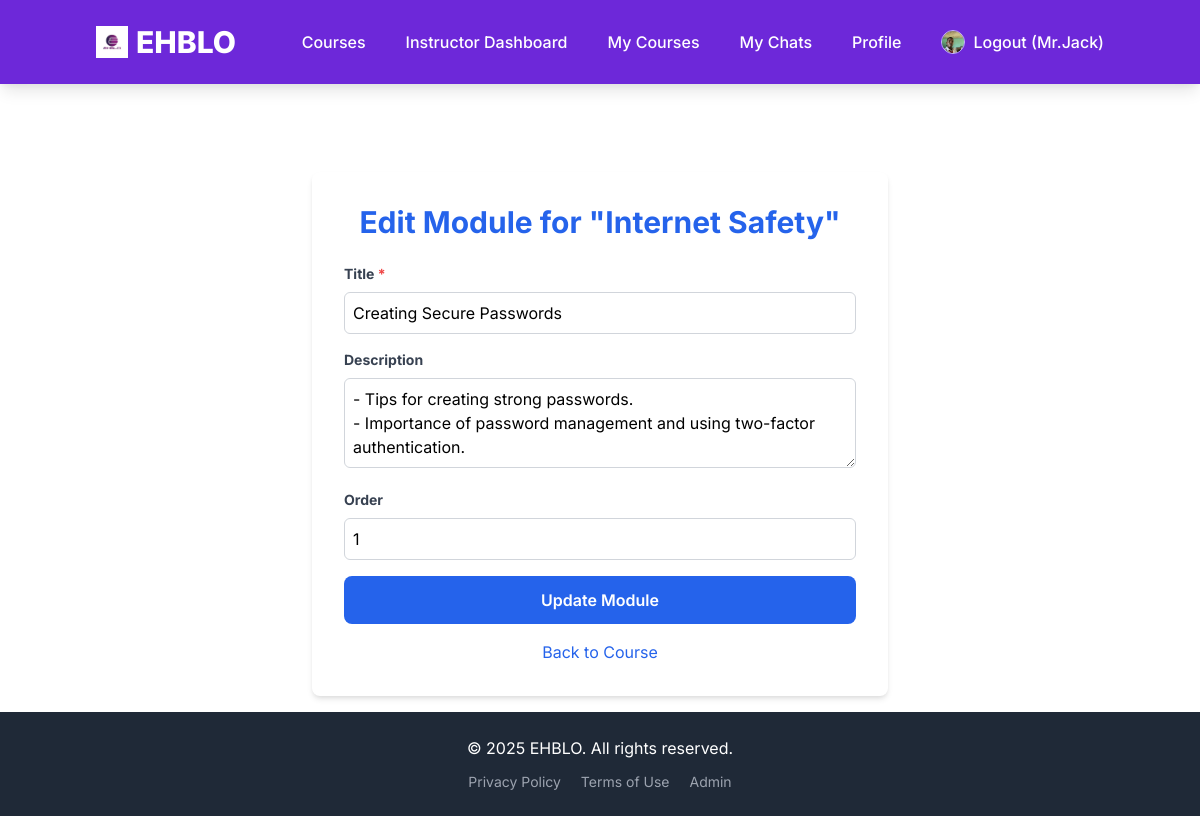
Page /courses/6/module/4/edit/ (signed in) on the committed database.
### users/models.py (models this page shows, shortened)
class CustomUser(AbstractUser):
    USER_TYPE_CHOICES = (
        ("student", "Student"),
        ("instructor", "Instructor"),
    )
    user_type = models.CharField(max_length=20, choices=USER_TYPE_CHOICES, default="student")
    bio = models.TextField(blank=True, null=True)
    profile_picture = models.ImageField(upload_to='profile_pics/', blank=True, null=True)
    phone_number = models.CharField(max_length=20, blank=True, null=True)
    country = models.CharField(max_length=100, blank=True, null=True)
    class Meta:
        verbose_name = "User"
        verbose_name_plural = "Users"

### courses/models.py (models this page shows, shortened)
class Course(models.Model):
    instructor = models.ForeignKey(settings.AUTH_USER_MODEL,
                                   on_delete=models.CASCADE,
                                   related_name='courses_created',
                                   limit_choices_to={'user_type': 'instructor'})
    subject = models.ForeignKey(Subject,
                                 on_delete=models.CASCADE,
                                 related_name='courses')
    title = models.CharField(max_length=250)
    slug = models.SlugField(max_length=250, unique=True, blank=True)
    overview = models.TextField()
    created = models.DateTimeField(auto_now_add=True)
    updated = models.DateTimeField(auto_now=True)
    price = models.DecimalField(max_digits=10, decimal_places=2, default=0.00) # 0 for free courses
    is_published = models.BooleanField(default=False)
    tags = TaggableManager(blank=True)
    image = models.ImageField(upload_to='course_thumbnails/', null=True, blank=True)
    class Meta:
        ordering = ('-created',)

class Module(models.Model):
    course = models.ForeignKey(Course,
                               on_delete=models.CASCADE,
                               related_name='modules')
    title = models.CharField(max_length=250)
    description = models.TextField(blank=True)
    order = models.PositiveIntegerField(default=0, blank=True, null=True)
    class Meta:
        ordering = ('order',)
        unique_together = ('course', 'title')

### courses/views.py (the view, shortened to what this page needs)
# urls.py: path('<int:course_id>/module/<int:pk>/edit/', views.ModuleCreateUpdateView.as_view(), name='module_update'),
class ModuleCreateUpdateView(LoginRequiredMixin, InstructorRequiredMixin, CourseOwnerRequiredMixin, View):
    template_name = 'courses/module_form.html'
    module_form = ModuleForm
    def get_object(self):
        module_id = self.kwargs.get('pk')
        return get_object_or_404(Module, pk=module_id, course_id=self.kwargs['course_id']) if module_id else None
    def get(self, request, course_id, pk=None): # pk is for content_id
        course = get_object_or_404(Course, id=course_id, instructor=request.user)
        module = self.get_object()
        form = self.module_form(instance=module)
        return render(request, self.template_name, {'form': form, 'course': course, 'module': module})

### courses/forms.py (shortened to what this page needs)
class ModuleForm(forms.ModelForm):
    class Meta:
        model = Module
        fields = ['title', 'description', 'order']
        widgets = {
            'title': forms.TextInput(attrs={'class': 'w-full p-2 border border-gray-300 rounded-md focus:ring-purple-500 focus:border-purple-500'}),
            'description': forms.Textarea(attrs={'rows': 3, 'class': 'w-full p-2 border border-gray-300 rounded-md focus:ring-purple-500 focus:border-purple-500'}),
            'order': forms.NumberInput(attrs={'min': 0, 'class': 'w-full p-2 border border-gray-300 rounded-md focus:ring-purple-500 focus:border-purple-500'}),
        }

### courses/views.py (called while the page is built)
    def test_func(self):
        return self.request.user.is_authenticated and self.request.user.user_type == 'instructor'

### courses/templates/courses/module_form.html (shortened to what this page needs)
{% extends "base.html" %}
{% load static %}
{% block content %}
<div class="max-w-xl mx-auto bg-white p-8 rounded-lg shadow-md mt-10">
    <h2 class="text-3xl font-bold text-center text-blue-600 mb-6">
        {% if module %}Edit Module{% else %}Add New Module{% endif %} for "{{ course.title }}"
    </h2>
    <form method="post">
        {% for field in form %}
            <div class="mb-4">
                <label for="{{ field.id_for_label }}" class="block text-gray-700 text-sm font-bold mb-2">
                    {{ field.label }}
                    {% if field.field.required %}
                        <span class="text-red-500">*</span>
                    {% endif %}
                </label>
                {{ field }}
            </div>
        {% endfor %}
        <button type="submit" class="w-full bg-blue-600 text-white p-3 rounded-lg font-semibold hover:bg-blue-700 transition duration-300">
            {% if module %}Update Module{% else %}Add Module{% endif %}
        </button>
    </form>
    <div class="text-center mt-4">
        <a href="{% url 'course_detail' course.pk course.slug %}" class="text-blue-600 hover:underline">Back to Course</a>
    </div>
</div>
{% endblock %}

### templates/base.html (shortened to what this page needs)
<!DOCTYPE html>
<html lang="en">
<head>
    {% load static %}
    <link href="https://cdn.jsdelivr.net/npm/tailwindcss@2.2.19/dist/tailwind.min.css" rel="stylesheet">
</head>
<body class="flex flex-col min-h-screen">
    <nav class="bg-purple-700 p-4 shadow-lg">
        <div class="container mx-auto flex flex-wrap justify-between items-center">
            <a href="{% url 'home' %}" class="text-white text-3xl font-extrabold rounded-lg p-2 hover:bg-purple-800 transition duration-300 flex items-center space-x-2">
                <img src="{% static 'images/logo.png' %}" alt="EHBLO Logo" class="h-8 w-8 object-contain">
                <span>EHBLO</span>
            </a>
            <div id="nav-menu" class="hidden lg:flex flex-grow lg:flex-grow-0 lg:items-center w-full lg:w-auto mt-4 lg:mt-0">
                <div class="flex flex-col lg:flex-row lg:space-x-6 space-y-3 lg:space-y-0 lg:ml-auto">
                    <a href="{% url 'course_list' %}" class="text-white hover:text-purple-200 p-2 rounded-lg hover:bg-purple-800 transition duration-300 font-medium">Courses</a>
                    {% if user.is_authenticated %}
                        {% if user.user_type == 'instructor' %}
                            <a href="{% url 'instructor_dashboard' %}" class="text-white hover:text-purple-200 p-2 rounded-lg hover:bg-purple-800 transition duration-300 font-medium">Instructor Dashboard</a>
                        {% endif %}
                        <a href="{% url 'my_courses' %}" class="text-white hover:text-purple-200 p-2 rounded-lg hover:bg-purple-800 transition duration-300 font-medium">My Courses</a>
                        <a href="{% url 'my_chats' %}" class="text-white hover:text-purple-200 p-2 rounded-lg hover:bg-purple-800 transition duration-300 font-medium">My Chats</a>
                        <a href="{% url 'profile' %}" class="text-white hover:text-purple-200 p-2 rounded-lg hover:bg-purple-800 transition duration-300 font-medium">Profile</a>
                        <form action="{% url 'logout' %}" method="post" class="inline-block">
                            <button type="submit" class="text-white hover:text-purple-200 p-2 rounded-lg hover:bg-purple-800 transition duration-300 font-medium cursor-pointer flex items-center space-x-2">
                                {% if user.profile_picture %}
                                    <img src="{{ user.profile_picture.url }}" alt="Profile" class="w-6 h-6 rounded-full object-cover border border-purple-300">
                                {% else %}
                                    <img src="{% static 'images/default_profile_pic.png' %}" alt="Default Profile" class="w-6 h-6 rounded-full object-cover border border-gray-300">
                                {% endif %}
                                <span>Logout ({{ user.username }})</span>
                            </button>
                        </form>
                    {% else %}
                        <a href="{% url 'login' %}" class="text-white hover:text-purple-200 p-2 rounded-lg hover:bg-purple-800 transition duration-300 font-medium">Login</a>
                        <a href="{% url 'signup' %}" class="text-white bg-purple-600 px-4 py-2 rounded-lg hover:bg-purple-500 transition duration-300 font-medium">Sign Up</a>
                    {% endif %}
                </div>
            </div>
        </div>
    </nav>
    <main class="container mx-auto mt-8 p-4 flex-grow">
        {% block content %}
        {% endblock %}
    </main>
    <footer class="bg-gray-800 text-white p-6 mt-auto">
        <div class="container mx-auto text-center">
            <p>&copy; {% now "Y" %} EHBLO. All rights reserved.</p>
            <div class="mt-3 space-x-4 text-sm">
                <a href="#" class="text-gray-400 hover:text-white transition duration-300">Privacy Policy</a>
                <a href="#" class="text-gray-400 hover:text-white transition duration-300">Terms of Use</a>
                <a href="{% url 'admin:index' %}" class="text-gray-400 hover:text-white transition duration-300">Admin</a>
            </div>
        </div>
    </footer>
</body>
</html>

### templates/base.html (style rules this page uses)
body { font-family: 'Inter', sans-serif; @apply bg-gray-50; }
input[type="text"], input[type="email"], input[type="password"], input[type="number"], input[type="url"], textarea, select { @apply block w-full px-3 py-2 border border-gray-300 rounded-md shadow-sm focus:outline-none focus:ring-purple-500 focus:border-purple-500 sm:text-sm; }

### rows in the picture
CustomUser: profile_picture (picture), username "Mr.Jack"
Course: title "Internet Safety"
Module: form "Creating Secure Passwords" "- Tips for creating strong passwords. - Importance of password management and using two-factor authentication." "1"

### other values in the picture
{{ field.label }} "Title" "Description" "Order"
